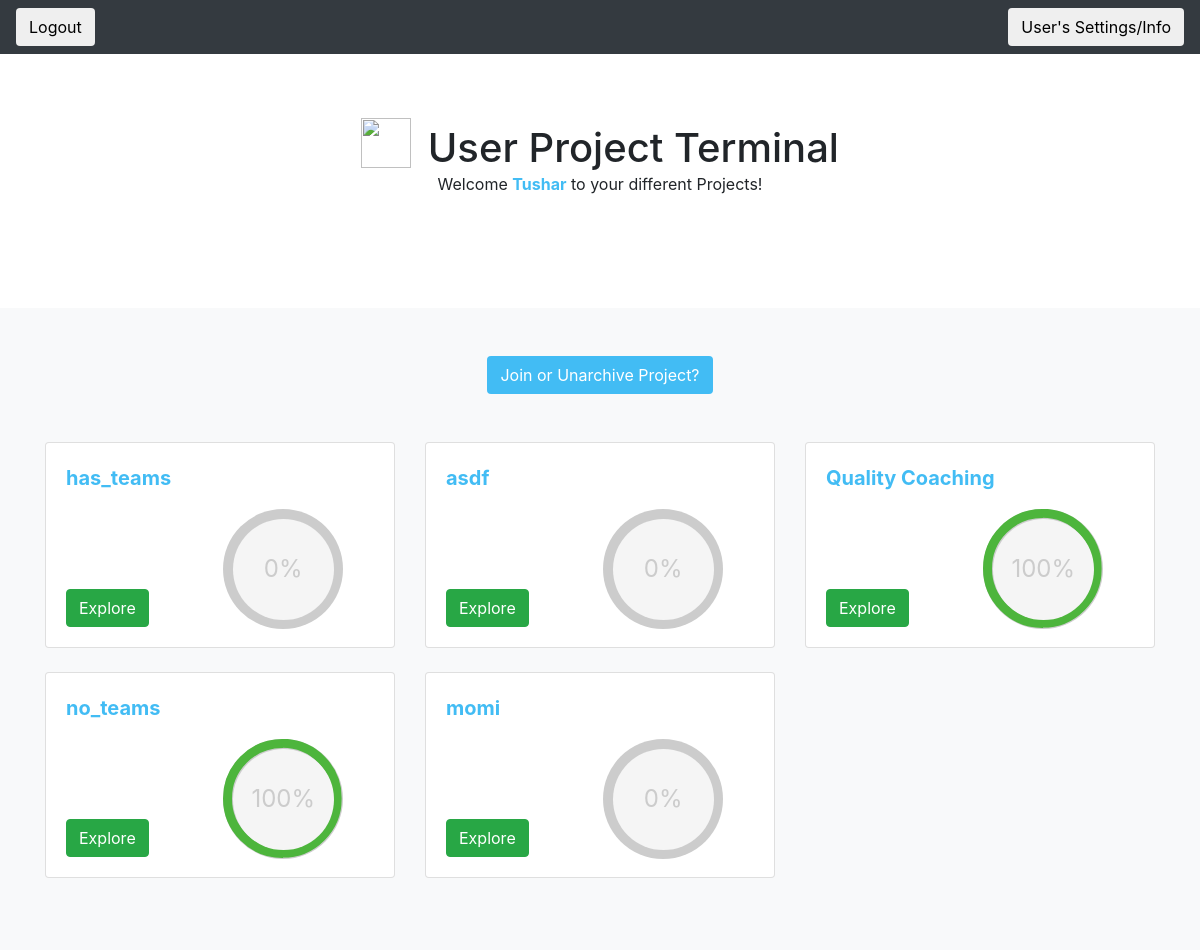
/quest/user_project_page/tdesai (signed in), run on an earlier commit of the app's database.
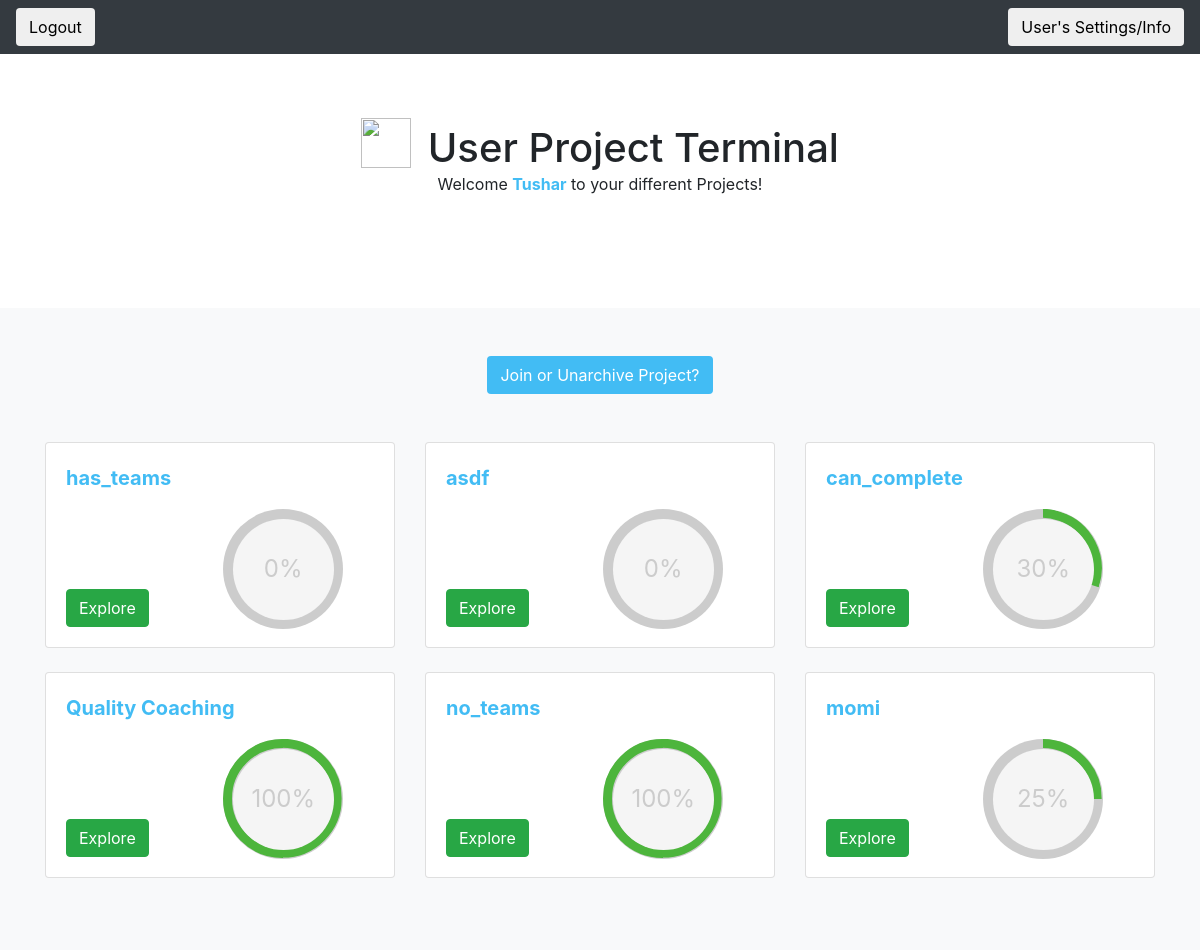
And on a later commit of the database.
### quest_extension/models.py (models this page shows)
class Project(models.Model):
    project_name = models.CharField(max_length=1000)
    project_description = models.CharField(max_length=1000, blank = True, null = True)
    project_random_phrase = models.CharField(max_length = 255, unique = True)
    project_admin_pin = models.CharField(max_length = 255, unique = True)
    project_editable = models.BooleanField()
    project_has_teams = models.BooleanField(default = False)

### quest_extension/views.py (the view)
# urls.py: path('user_project_page/<ldap>', views.get_user_project_page),
def get_user_project_page(request, ldap):
    if not validate_user_access(request, ldap):
        return HttpResponseRedirect('/quest/user_login')
    current_user = User.objects.get(user_ldap = ldap)
    projects_and_percentages = []
    user_projects = UserProject.objects.filter(user = current_user, archived = False).values_list('project', flat=True)
    user_projects = Project.objects.filter(pk__in=user_projects)
    for project in user_projects:
        current_user_project = UserProject.objects.get(project = project, user = current_user)
        quests_completed = CompletedQuest.objects.filter(userproject = current_user_project).count()
        total_quests = Quest.objects.filter(project = project).count()
        percentage_complete = int(quests_completed / total_quests * 100)
        projects_and_percentages.append((project, percentage_complete))
    list_of_archived_projects = UserProject.objects.filter(user = current_user, archived = True).values_list('project', flat=True)
    list_of_archived_projects = Project.objects.filter(pk__in=list_of_archived_projects)
    context = {'current_user': current_user,
    'projects_and_percentages': projects_and_percentages,
    'list_of_archived_projects': list_of_archived_projects}
    return render(request, 'quest_extension/user_project_page.html', context)

### quest_extension/logic.py (called while the page is built)
def validate_user_access(request, ldap):
    return 'current_user_ldap' in request.session and request.session['current_user_ldap'] == ldap

### quest_extension/templates/quest_extension/user_project_page.html (shortened to what this page needs)
{% load static %}
{% load crispy_forms_tags %}
<!doctype html>
<html lang="en">
  <head>
    <link rel="stylesheet" href="https://maxcdn.bootstrapcdn.com/bootstrap/4.0.0/css/bootstrap.min.css">
    <link rel="stylesheet" type="text/css" href="{% static 'quest_extension/user_project_page_style.css' %}">
  </head>
  <body>
    <header>
      <div class="navbar navbar-dark bg-dark box-shadow">
          <form method='POST' action = '/quest/user_logout/{{ current_user.user_ldap}}'>
            <button class = 'btn' type = 'submit', name = 'logout'>Logout</button>
        </form>
        <form method='GET' action = '/quest/user_settings_info/{{current_user.user_ldap}}'>
            <button class = 'btn' type='submit'>User's Settings/Info</button>
        </form>
      </div>
    </header>
    <main role="main">
      <section class="jumbotron text-center" style = 'background-color: white'>
    <div class="container">
    <h1 class="jumbotron-heading"  style = 'display:inline;'>
         <img class = 'imageWithText' style="width:50px; height:50px; margin-right:6px; margin-bottom:4px;" src = 'https://i.imgur.com/1533RUp.png'>
            User Project Terminal
    </h1>
    <p class="jumbotron-heading2">Welcome <strong style = 'color:#42bcf4'>{{ current_user.user_first_name }}</strong> to your different Projects!</p>
    </div>
    </section>
      <div class="album py-5 bg-light">
        <div class="container">
            <div id = 'join_or_unarchive' style = 'text-align: center;'>
            <button class = 'btn' style = 'background-color:#42bcf4; color: white' onclick = 'show_join_project_user()'> Join or Unarchive Project?</button>
            </div>
                <br>
                <br>
          <div class="row">
            {% for project, project_percentage_complete in projects_and_percentages %}
            <div class="col-md-4">
              <div class="card mb-4 box-shadow">
                <div class="card-body">
                  <p style = 'margin:0'>
                    <strong style = 'color: #42bcf4; font-size: 20px '>{{project.project_name}}</strong>
                </p>
                  <div class="d-flex justify-content-between align-items-center">
                    <div class="btn-group">
                        <form method='GET', action = '/quest/user_home/{{ current_user.user_ldap }}/{{ project.id }}'>
                           <br>
                           <br>
                           <br>
                           <br>
                          <div id= 'project_button'>
                                <button class ='btn btn-success' type='submit'>Explore</button>
                            </div>
                        </form>
                    </div>
                    <div class="c100 p{{project_percentage_complete}} green" style = 'margin-bottom: -1%; margin-top:5%; margin-right:10%;'>
                        <span>{{project_percentage_complete}}%</span>
                    </div>
                  </div>
                </div>
              </div>
            </div>
            {% endfor %}
          </div>
        </div>
      </div>
    </main>
  </body>
</html>

What changed in the data, as far as the page shows it:
now on this page (row edited): Project: project_name "can_complete", project_percentage_complete "30"
computed for Project "momi": project_percentage_complete "0" → "25"
